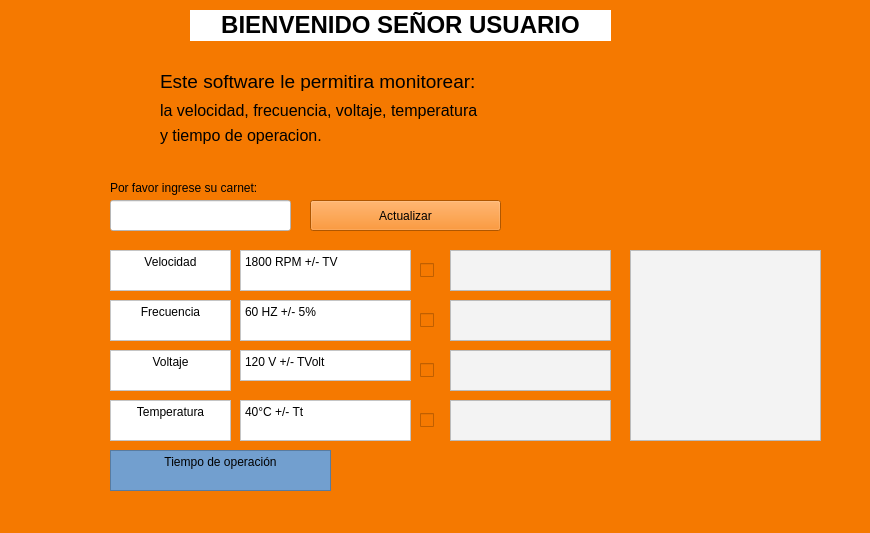
<?xml version="1.0" encoding="UTF-8"?>
<ui version="4.0">
 <class>Ventana</class>
 <widget class="QMainWindow" name="Ventana">
  <property name="geometry">
   <rect>
    <x>0</x>
    <y>0</y>
    <width>870</width>
    <height>533</height>
   </rect>
  </property>
  <property name="windowTitle">
   <string>Ventana</string>
  </property>
  <property name="styleSheet">
   <string notr="true">background-color:rgb(245, 121, 0)</string>
  </property>
  <widget class="QWidget" name="centralwidget">
   <widget class="QLineEdit" name="InsertarCarn">
    <property name="geometry">
     <rect>
      <x>110</x>
      <y>200</y>
      <width>181</width>
      <height>31</height>
     </rect>
    </property>
    <property name="styleSheet">
     <string notr="true">background-color:rgb(255, 255, 255)</string>
    </property>
    <property name="text">
     <string/>
    </property>
    <property name="alignment">
     <set>Qt::AlignCenter</set>
    </property>
   </widget>
   <widget class="QPushButton" name="Actualizar">
    <property name="geometry">
     <rect>
      <x>310</x>
      <y>200</y>
      <width>191</width>
      <height>31</height>
     </rect>
    </property>
    <property name="text">
     <string>Actualizar</string>
    </property>
   </widget>
   <widget class="QTextBrowser" name="Velocidad">
    <property name="geometry">
     <rect>
      <x>110</x>
      <y>250</y>
      <width>121</width>
      <height>41</height>
     </rect>
    </property>
    <property name="layoutDirection">
     <enum>Qt::LeftToRight</enum>
    </property>
    <property name="styleSheet">
     <string notr="true">background-color:rgb(255, 255, 255)</string>
    </property>
    <property name="html">
     <string>&lt;!DOCTYPE HTML PUBLIC &quot;-//W3C//DTD HTML 4.0//EN&quot; &quot;http://www.w3.org/TR/REC-html40/strict.dtd&quot;&gt;
&lt;html&gt;&lt;head&gt;&lt;meta name=&quot;qrichtext&quot; content=&quot;1&quot; /&gt;&lt;style type=&quot;text/css&quot;&gt;
p, li { white-space: pre-wrap; }
&lt;/style&gt;&lt;/head&gt;&lt;body style=&quot; font-family:'Noto Mono'; font-size:9pt; font-weight:400; font-style:normal;&quot;&gt;
&lt;p align=&quot;center&quot; style=&quot; margin-top:0px; margin-bottom:0px; margin-left:0px; margin-right:0px; -qt-block-indent:0; text-indent:0px;&quot;&gt;Velocidad&lt;/p&gt;&lt;/body&gt;&lt;/html&gt;</string>
    </property>
   </widget>
   <widget class="QTextBrowser" name="Frecuencia">
    <property name="geometry">
     <rect>
      <x>110</x>
      <y>300</y>
      <width>121</width>
      <height>41</height>
     </rect>
    </property>
    <property name="styleSheet">
     <string notr="true">background-color:rgb(255, 255, 255)</string>
    </property>
    <property name="html">
     <string>&lt;!DOCTYPE HTML PUBLIC &quot;-//W3C//DTD HTML 4.0//EN&quot; &quot;http://www.w3.org/TR/REC-html40/strict.dtd&quot;&gt;
&lt;html&gt;&lt;head&gt;&lt;meta name=&quot;qrichtext&quot; content=&quot;1&quot; /&gt;&lt;style type=&quot;text/css&quot;&gt;
p, li { white-space: pre-wrap; }
&lt;/style&gt;&lt;/head&gt;&lt;body style=&quot; font-family:'Noto Mono'; font-size:9pt; font-weight:400; font-style:normal;&quot;&gt;
&lt;p align=&quot;center&quot; style=&quot; margin-top:0px; margin-bottom:0px; margin-left:0px; margin-right:0px; -qt-block-indent:0; text-indent:0px;&quot;&gt;Frecuencia&lt;/p&gt;&lt;/body&gt;&lt;/html&gt;</string>
    </property>
   </widget>
   <widget class="QTextBrowser" name="Voltaje">
    <property name="geometry">
     <rect>
      <x>110</x>
      <y>350</y>
      <width>121</width>
      <height>41</height>
     </rect>
    </property>
    <property name="styleSheet">
     <string notr="true">background-color:rgb(255, 255, 255)</string>
    </property>
    <property name="html">
     <string>&lt;!DOCTYPE HTML PUBLIC &quot;-//W3C//DTD HTML 4.0//EN&quot; &quot;http://www.w3.org/TR/REC-html40/strict.dtd&quot;&gt;
&lt;html&gt;&lt;head&gt;&lt;meta name=&quot;qrichtext&quot; content=&quot;1&quot; /&gt;&lt;style type=&quot;text/css&quot;&gt;
p, li { white-space: pre-wrap; }
&lt;/style&gt;&lt;/head&gt;&lt;body style=&quot; font-family:'Noto Mono'; font-size:9pt; font-weight:400; font-style:normal;&quot;&gt;
&lt;p align=&quot;center&quot; style=&quot; margin-top:0px; margin-bottom:0px; margin-left:0px; margin-right:0px; -qt-block-indent:0; text-indent:0px;&quot;&gt;Voltaje&lt;/p&gt;&lt;/body&gt;&lt;/html&gt;</string>
    </property>
   </widget>
   <widget class="QTextBrowser" name="Temperatura">
    <property name="geometry">
     <rect>
      <x>110</x>
      <y>400</y>
      <width>121</width>
      <height>41</height>
     </rect>
    </property>
    <property name="styleSheet">
     <string notr="true">background-color:rgb(255, 255, 255)</string>
    </property>
    <property name="html">
     <string>&lt;!DOCTYPE HTML PUBLIC &quot;-//W3C//DTD HTML 4.0//EN&quot; &quot;http://www.w3.org/TR/REC-html40/strict.dtd&quot;&gt;
&lt;html&gt;&lt;head&gt;&lt;meta name=&quot;qrichtext&quot; content=&quot;1&quot; /&gt;&lt;style type=&quot;text/css&quot;&gt;
p, li { white-space: pre-wrap; }
&lt;/style&gt;&lt;/head&gt;&lt;body style=&quot; font-family:'Noto Mono'; font-size:9pt; font-weight:400; font-style:normal;&quot;&gt;
&lt;p align=&quot;center&quot; style=&quot; margin-top:0px; margin-bottom:0px; margin-left:0px; margin-right:0px; -qt-block-indent:0; text-indent:0px;&quot;&gt;Temperatura&lt;/p&gt;&lt;/body&gt;&lt;/html&gt;</string>
    </property>
   </widget>
   <widget class="QTextBrowser" name="TiempoOpera">
    <property name="geometry">
     <rect>
      <x>110</x>
      <y>450</y>
      <width>221</width>
      <height>41</height>
     </rect>
    </property>
    <property name="styleSheet">
     <string notr="true">background-color:rgb(114, 159, 207)</string>
    </property>
    <property name="html">
     <string>&lt;!DOCTYPE HTML PUBLIC &quot;-//W3C//DTD HTML 4.0//EN&quot; &quot;http://www.w3.org/TR/REC-html40/strict.dtd&quot;&gt;
&lt;html&gt;&lt;head&gt;&lt;meta name=&quot;qrichtext&quot; content=&quot;1&quot; /&gt;&lt;style type=&quot;text/css&quot;&gt;
p, li { white-space: pre-wrap; }
&lt;/style&gt;&lt;/head&gt;&lt;body style=&quot; font-family:'Noto Mono'; font-size:9pt; font-weight:400; font-style:normal;&quot;&gt;
&lt;p align=&quot;center&quot; style=&quot; margin-top:0px; margin-bottom:0px; margin-left:0px; margin-right:0px; -qt-block-indent:0; text-indent:0px;&quot;&gt;Tiempo de operación&lt;/p&gt;&lt;/body&gt;&lt;/html&gt;</string>
    </property>
   </widget>
   <widget class="QCheckBox" name="checkVelo">
    <property name="geometry">
     <rect>
      <x>420</x>
      <y>260</y>
      <width>21</width>
      <height>21</height>
     </rect>
    </property>
    <property name="text">
     <string/>
    </property>
   </widget>
   <widget class="QCheckBox" name="checkFrecuen">
    <property name="geometry">
     <rect>
      <x>420</x>
      <y>310</y>
      <width>31</width>
      <height>21</height>
     </rect>
    </property>
    <property name="text">
     <string/>
    </property>
   </widget>
   <widget class="QCheckBox" name="checkVoltaje">
    <property name="geometry">
     <rect>
      <x>420</x>
      <y>360</y>
      <width>31</width>
      <height>21</height>
     </rect>
    </property>
    <property name="text">
     <string/>
    </property>
   </widget>
   <widget class="QCheckBox" name="checkTemp">
    <property name="geometry">
     <rect>
      <x>420</x>
      <y>410</y>
      <width>21</width>
      <height>21</height>
     </rect>
    </property>
    <property name="text">
     <string/>
    </property>
   </widget>
   <widget class="QTextBrowser" name="DatosTiempo">
    <property name="geometry">
     <rect>
      <x>450</x>
      <y>400</y>
      <width>161</width>
      <height>41</height>
     </rect>
    </property>
    <property name="styleSheet">
     <string notr="true">background-color:rgb(243, 243, 243)</string>
    </property>
   </widget>
   <widget class="QTextBrowser" name="TolVeloci">
    <property name="geometry">
     <rect>
      <x>240</x>
      <y>250</y>
      <width>171</width>
      <height>41</height>
     </rect>
    </property>
    <property name="styleSheet">
     <string notr="true">background-color:rgb(255, 255, 255)</string>
    </property>
    <property name="html">
     <string>&lt;!DOCTYPE HTML PUBLIC &quot;-//W3C//DTD HTML 4.0//EN&quot; &quot;http://www.w3.org/TR/REC-html40/strict.dtd&quot;&gt;
&lt;html&gt;&lt;head&gt;&lt;meta name=&quot;qrichtext&quot; content=&quot;1&quot; /&gt;&lt;style type=&quot;text/css&quot;&gt;
p, li { white-space: pre-wrap; }
&lt;/style&gt;&lt;/head&gt;&lt;body style=&quot; font-family:'Noto Mono'; font-size:9pt; font-weight:400; font-style:normal;&quot;&gt;
&lt;p style=&quot; margin-top:0px; margin-bottom:0px; margin-left:0px; margin-right:0px; -qt-block-indent:0; text-indent:0px;&quot;&gt;1800 RPM +/- TV&lt;/p&gt;&lt;/body&gt;&lt;/html&gt;</string>
    </property>
   </widget>
   <widget class="QTextBrowser" name="TolFrecue">
    <property name="geometry">
     <rect>
      <x>240</x>
      <y>300</y>
      <width>171</width>
      <height>41</height>
     </rect>
    </property>
    <property name="styleSheet">
     <string notr="true">background-color:rgb(255, 255, 255)</string>
    </property>
    <property name="html">
     <string>&lt;!DOCTYPE HTML PUBLIC &quot;-//W3C//DTD HTML 4.0//EN&quot; &quot;http://www.w3.org/TR/REC-html40/strict.dtd&quot;&gt;
&lt;html&gt;&lt;head&gt;&lt;meta name=&quot;qrichtext&quot; content=&quot;1&quot; /&gt;&lt;style type=&quot;text/css&quot;&gt;
p, li { white-space: pre-wrap; }
&lt;/style&gt;&lt;/head&gt;&lt;body style=&quot; font-family:'Noto Mono'; font-size:9pt; font-weight:400; font-style:normal;&quot;&gt;
&lt;p style=&quot; margin-top:0px; margin-bottom:0px; margin-left:0px; margin-right:0px; -qt-block-indent:0; text-indent:0px;&quot;&gt;60 HZ +/- 5%&lt;/p&gt;&lt;/body&gt;&lt;/html&gt;</string>
    </property>
   </widget>
   <widget class="QTextBrowser" name="TolVolt">
    <property name="geometry">
     <rect>
      <x>240</x>
      <y>350</y>
      <width>171</width>
      <height>31</height>
     </rect>
    </property>
    <property name="styleSheet">
     <string notr="true">background-color:rgb(255, 255, 255)</string>
    </property>
    <property name="html">
     <string>&lt;!DOCTYPE HTML PUBLIC &quot;-//W3C//DTD HTML 4.0//EN&quot; &quot;http://www.w3.org/TR/REC-html40/strict.dtd&quot;&gt;
&lt;html&gt;&lt;head&gt;&lt;meta name=&quot;qrichtext&quot; content=&quot;1&quot; /&gt;&lt;style type=&quot;text/css&quot;&gt;
p, li { white-space: pre-wrap; }
&lt;/style&gt;&lt;/head&gt;&lt;body style=&quot; font-family:'Noto Mono'; font-size:9pt; font-weight:400; font-style:normal;&quot;&gt;
&lt;p style=&quot; margin-top:0px; margin-bottom:0px; margin-left:0px; margin-right:0px; -qt-block-indent:0; text-indent:0px;&quot;&gt;120 V +/- TVolt&lt;/p&gt;&lt;/body&gt;&lt;/html&gt;</string>
    </property>
   </widget>
   <widget class="QTextBrowser" name="TolTemp">
    <property name="geometry">
     <rect>
      <x>240</x>
      <y>400</y>
      <width>171</width>
      <height>41</height>
     </rect>
    </property>
    <property name="styleSheet">
     <string notr="true">background-color:rgb(255, 255, 255)</string>
    </property>
    <property name="html">
     <string>&lt;!DOCTYPE HTML PUBLIC &quot;-//W3C//DTD HTML 4.0//EN&quot; &quot;http://www.w3.org/TR/REC-html40/strict.dtd&quot;&gt;
&lt;html&gt;&lt;head&gt;&lt;meta name=&quot;qrichtext&quot; content=&quot;1&quot; /&gt;&lt;style type=&quot;text/css&quot;&gt;
p, li { white-space: pre-wrap; }
&lt;/style&gt;&lt;/head&gt;&lt;body style=&quot; font-family:'Noto Mono'; font-size:9pt; font-weight:400; font-style:normal;&quot;&gt;
&lt;p style=&quot; margin-top:0px; margin-bottom:0px; margin-left:0px; margin-right:0px; -qt-block-indent:0; text-indent:0px;&quot;&gt;40°C +/- Tt&lt;/p&gt;&lt;/body&gt;&lt;/html&gt;</string>
    </property>
   </widget>
   <widget class="QLabel" name="Bienvenida">
    <property name="geometry">
     <rect>
      <x>190</x>
      <y>10</y>
      <width>421</width>
      <height>31</height>
     </rect>
    </property>
    <property name="styleSheet">
     <string notr="true">background-color:rgb(255, 255, 255)</string>
    </property>
    <property name="text">
     <string>&lt;html&gt;&lt;head/&gt;&lt;body&gt;&lt;p&gt;&lt;span style=&quot; font-size:18pt; font-weight:600; color:#000000;&quot;&gt;BIENVENIDO SEÑOR USUARIO&lt;/span&gt;&lt;/p&gt;&lt;/body&gt;&lt;/html&gt;</string>
    </property>
    <property name="alignment">
     <set>Qt::AlignCenter</set>
    </property>
   </widget>
   <widget class="QLabel" name="Texto2">
    <property name="geometry">
     <rect>
      <x>160</x>
      <y>100</y>
      <width>481</width>
      <height>21</height>
     </rect>
    </property>
    <property name="text">
     <string>&lt;html&gt;&lt;head/&gt;&lt;body&gt;&lt;p&gt;&lt;span style=&quot; font-size:12pt;&quot;&gt;la velocidad, frecuencia, voltaje, temperatura &lt;/span&gt;&lt;/p&gt;&lt;/body&gt;&lt;/html&gt;</string>
    </property>
   </widget>
   <widget class="QLabel" name="Texto4">
    <property name="geometry">
     <rect>
      <x>110</x>
      <y>180</y>
      <width>221</width>
      <height>16</height>
     </rect>
    </property>
    <property name="text">
     <string>Por favor ingrese su carnet:</string>
    </property>
   </widget>
   <widget class="QLabel" name="Texto1">
    <property name="geometry">
     <rect>
      <x>160</x>
      <y>70</y>
      <width>481</width>
      <height>21</height>
     </rect>
    </property>
    <property name="text">
     <string>&lt;html&gt;&lt;head/&gt;&lt;body&gt;&lt;p&gt;&lt;span style=&quot; font-size:14pt;&quot;&gt;Este software le permitira monitorear:&lt;/span&gt;&lt;/p&gt;&lt;/body&gt;&lt;/html&gt;</string>
    </property>
   </widget>
   <widget class="QLabel" name="Texto3">
    <property name="geometry">
     <rect>
      <x>160</x>
      <y>120</y>
      <width>481</width>
      <height>31</height>
     </rect>
    </property>
    <property name="text">
     <string>&lt;html&gt;&lt;head/&gt;&lt;body&gt;&lt;p&gt;&lt;span style=&quot; font-size:12pt;&quot;&gt;y tiempo de operacion.&lt;/span&gt;&lt;/p&gt;&lt;/body&gt;&lt;/html&gt;</string>
    </property>
   </widget>
   <widget class="QLabel" name="ImagenECI">
    <property name="geometry">
     <rect>
      <x>10</x>
      <y>10</y>
      <width>131</width>
      <height>151</height>
     </rect>
    </property>
    <property name="styleSheet">
     <string notr="true">border-image:url(:/new/prefix1/imagenes/descarga.png)</string>
    </property>
    <property name="text">
     <string/>
    </property>
   </widget>
   <widget class="QTextBrowser" name="DatosVOLTAJE">
    <property name="geometry">
     <rect>
      <x>450</x>
      <y>350</y>
      <width>161</width>
      <height>41</height>
     </rect>
    </property>
    <property name="styleSheet">
     <string notr="true">background-color:rgb(243, 243, 243)</string>
    </property>
   </widget>
   <widget class="QTextBrowser" name="DatosFRECUEN">
    <property name="geometry">
     <rect>
      <x>450</x>
      <y>300</y>
      <width>161</width>
      <height>41</height>
     </rect>
    </property>
    <property name="styleSheet">
     <string notr="true">background-color:rgb(243, 243, 243)</string>
    </property>
   </widget>
   <widget class="QTextBrowser" name="DatosVEL">
    <property name="geometry">
     <rect>
      <x>450</x>
      <y>250</y>
      <width>161</width>
      <height>41</height>
     </rect>
    </property>
    <property name="styleSheet">
     <string notr="true">background-color:rgb(243, 243, 243)</string>
    </property>
   </widget>
   <widget class="QTextBrowser" name="Historial">
    <property name="geometry">
     <rect>
      <x>630</x>
      <y>250</y>
      <width>191</width>
      <height>191</height>
     </rect>
    </property>
    <property name="styleSheet">
     <string notr="true">background-color:rgb(243, 243, 243)</string>
    </property>
   </widget>
   <zorder>Bienvenida</zorder>
   <zorder>InsertarCarn</zorder>
   <zorder>Actualizar</zorder>
   <zorder>Velocidad</zorder>
   <zorder>Frecuencia</zorder>
   <zorder>Voltaje</zorder>
   <zorder>Temperatura</zorder>
   <zorder>TiempoOpera</zorder>
   <zorder>checkVelo</zorder>
   <zorder>checkFrecuen</zorder>
   <zorder>checkVoltaje</zorder>
   <zorder>checkTemp</zorder>
   <zorder>DatosTiempo</zorder>
   <zorder>TolVeloci</zorder>
   <zorder>TolFrecue</zorder>
   <zorder>TolVolt</zorder>
   <zorder>TolTemp</zorder>
   <zorder>Texto2</zorder>
   <zorder>Texto4</zorder>
   <zorder>Texto1</zorder>
   <zorder>Texto3</zorder>
   <zorder>ImagenECI</zorder>
   <zorder>DatosVOLTAJE</zorder>
   <zorder>DatosFRECUEN</zorder>
   <zorder>DatosVEL</zorder>
   <zorder>Historial</zorder>
  </widget>
  <widget class="QMenuBar" name="menubar">
   <property name="geometry">
    <rect>
     <x>0</x>
     <y>0</y>
     <width>870</width>
     <height>20</height>
    </rect>
   </property>
  </widget>
  <widget class="QStatusBar" name="statusbar"/>
 </widget>
 <resources/>
 <connections/>
</ui>
